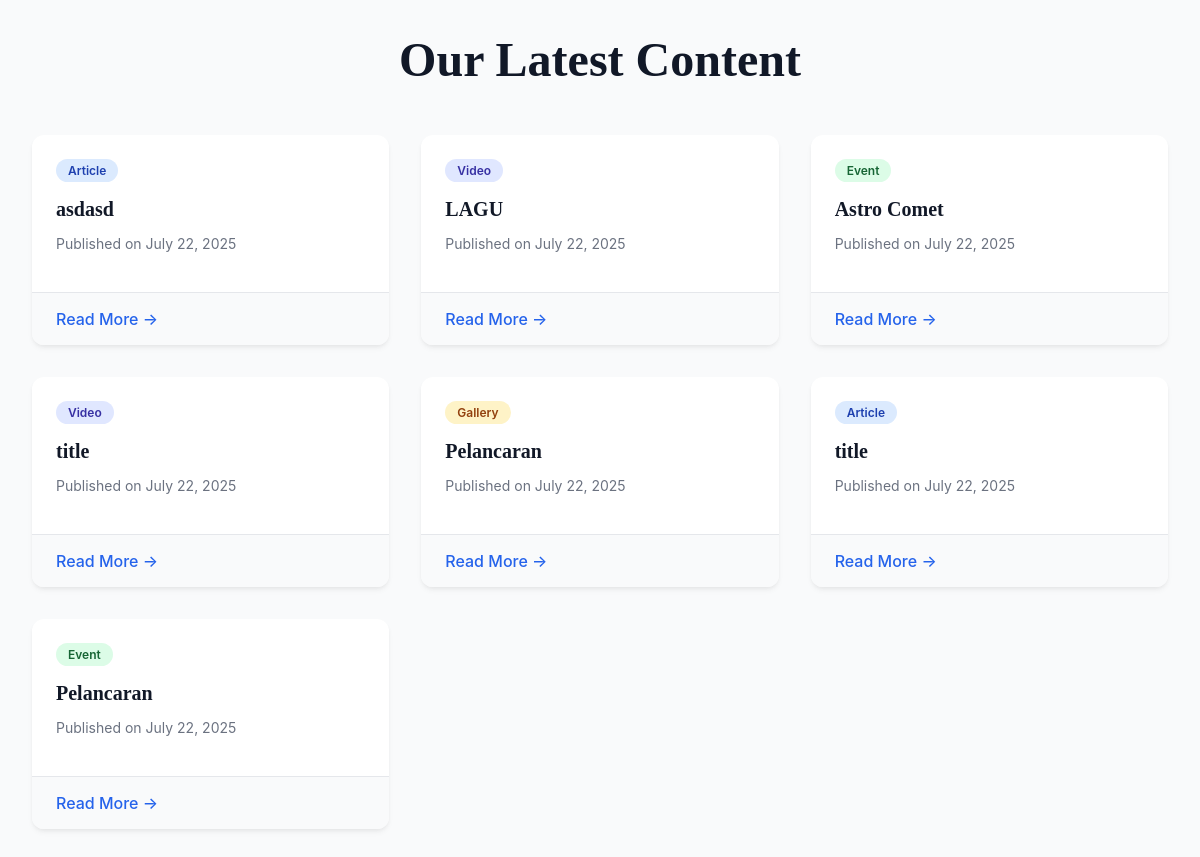
Page /pages/dashboard.php on the committed database.
### tables this page shows
CREATE TABLE `content` (
  `id` int(11) NOT NULL,
  `content_type` enum('event','article','gallery','video') NOT NULL,
  `title` varchar(255) NOT NULL,
  `created_at` timestamp NOT NULL DEFAULT current_timestamp()
);

### php/content.php (called while the page is built, shortened)
<?php
class Content
{
    private $conn;
    public function __construct($db)
    {
        $this->conn = $db;
    }
    public function getAll($limit = 9, $offset = 0, $type = null)
    {
        $whereClause = '';
        $query = "
            SELECT
                c.id,
                c.content_type,
                c.title,
                c.created_at,
                a.body as article_body,
                e.event_date,
                e.banner_url,
                (SELECT image_src FROM gallery_images gi WHERE gi.gallery_id = g.id ORDER BY gi.sort_order ASC LIMIT 1) as gallery_thumbnail,
                v.embedded_src,
                (SELECT COUNT(*) FROM likes l WHERE l.content_id = c.id) as like_count,
                (SELECT COUNT(*) FROM comments co WHERE co.content_id = c.id) as comment_count
            FROM
                content c
            LEFT JOIN
                articles a ON c.id = a.content_id AND c.content_type = 'article'
            LEFT JOIN
                events e ON c.id = e.content_id AND c.content_type = 'event'
            LEFT JOIN
                galleries g ON c.id = g.content_id AND c.content_type = 'gallery'
            LEFT JOIN
                videos v ON c.id = v.content_id AND c.content_type = 'video'
            {$whereClause}
            ORDER BY
                c.created_at DESC
            LIMIT :limit OFFSET :offset
        ";
        $stmt = $this->conn->prepare($query);
        $stmt->bindParam(':limit', $limit, PDO::PARAM_INT);
        $stmt->bindParam(':offset', $offset, PDO::PARAM_INT);
        $stmt->execute();
        return $stmt->fetchAll(PDO::FETCH_ASSOC);
    }
}

### pages/dashboard.php (the view, shortened to what this page needs)
<?php
require_once '../php/content.php';
$database = new Database();
$db = $database->connect();
$content = new Content($db);
$allContent = $content->getAll();
?>
<main class="page-wrapper">
    <header class="page-header">
        <h1>Our Latest Content</h1>
    </header>
    <?php if (empty($allContent)): ?>
        <p style="text-align: center;">No content has been published yet.</p>
    <?php else: ?>
        <div class="content-grid">
            <?php foreach ($allContent as $item): ?>
                <div class="content-card">
                    <div class="card-body">
                        <span class="badge badge-<?php echo htmlspecialchars($item['content_type']); ?>">
                            <?php echo htmlspecialchars($item['content_type']); ?>
                        </span>
                        <h2 class="card-title">
                            <a href="view.php?id=<?php echo $item['id']; ?>">
                                <?php echo htmlspecialchars($item['title']); ?>
                            </a>
                        </h2>
                        <p class="card-meta">
                            Published on <?php echo date('F j, Y', strtotime($item['created_at'])); ?>
                        </p>
                    </div>
                    <div class="card-footer">
                        <a href="view.php?id=<?php echo $item['id']; ?>">Read More &rarr;</a>
                    </div>
                </div>
            <?php endforeach; ?>
        </div>
    <?php endif; ?>
</main>

### pages/dashboard.php (style rules this page uses)
.page-wrapper { max-width: 1200px; margin: 2rem auto; padding: 0 2rem; }
.page-header { text-align: center; margin-bottom: 3rem; }
.page-header h1 { font-family: var(--font-serif); font-size: 3rem; }
.content-grid { display: grid; grid-template-columns: repeat(auto-fill, minmax(300px, 1fr)); gap: 2rem; }
.content-card { background-color: var(--card-bg-color); border-radius: 0.75rem; box-shadow: 0 4px 6px -1px var(--shadow-color), 0 2px 4px -1px var(--shadow-color); overflow: hidden; display: flex; flex-direction: column; transition: transform 0.2s ease-in-out; }
.card-body { padding: 1.5rem; flex-grow: 1; }
.card-title { font-family: var(--font-serif); font-size: 1.25rem; margin: 0 0 0.5rem 0; }
.card-title a { text-decoration: none; color: var(--text-color); }
.card-meta { font-size: 0.875rem; color: var(--subtle-text-color); margin-bottom: 1rem; }
.card-footer { padding: 1rem 1.5rem; background-color: #f9fafb; border-top: 1px solid var(--border-color); }
.card-footer a { text-decoration: none; font-weight: 500; color: var(--primary-color); }
.badge { display: inline-block; padding: 0.25rem 0.75rem; border-radius: 999px; font-size: 0.75rem; font-weight: 600; text-transform: capitalize; margin-bottom: 1rem; }
.badge-article { background-color: #dbeafe; color: #1e40af; }
.badge-event { background-color: #dcfce7; color: #166534; }
.badge-gallery { background-color: #fef3c7; color: #92400e; }
.badge-video { background-color: #e0e7ff; color: #3730a3; }

### rows in the picture
content: content_type "Article", title "asdasd", created_at "July 22, 2025"
content: content_type "Video", title "LAGU", created_at "July 22, 2025"
content: content_type "Event", title "Astro Comet", created_at "July 22, 2025"
content: content_type "Video", title "title", created_at "July 22, 2025"
content: content_type "Gallery", title "Pelancaran", created_at "July 22, 2025"
content: content_type "Article", title "title", created_at "July 22, 2025"
content: content_type "Event", title "Pelancaran", created_at "July 22, 2025"
